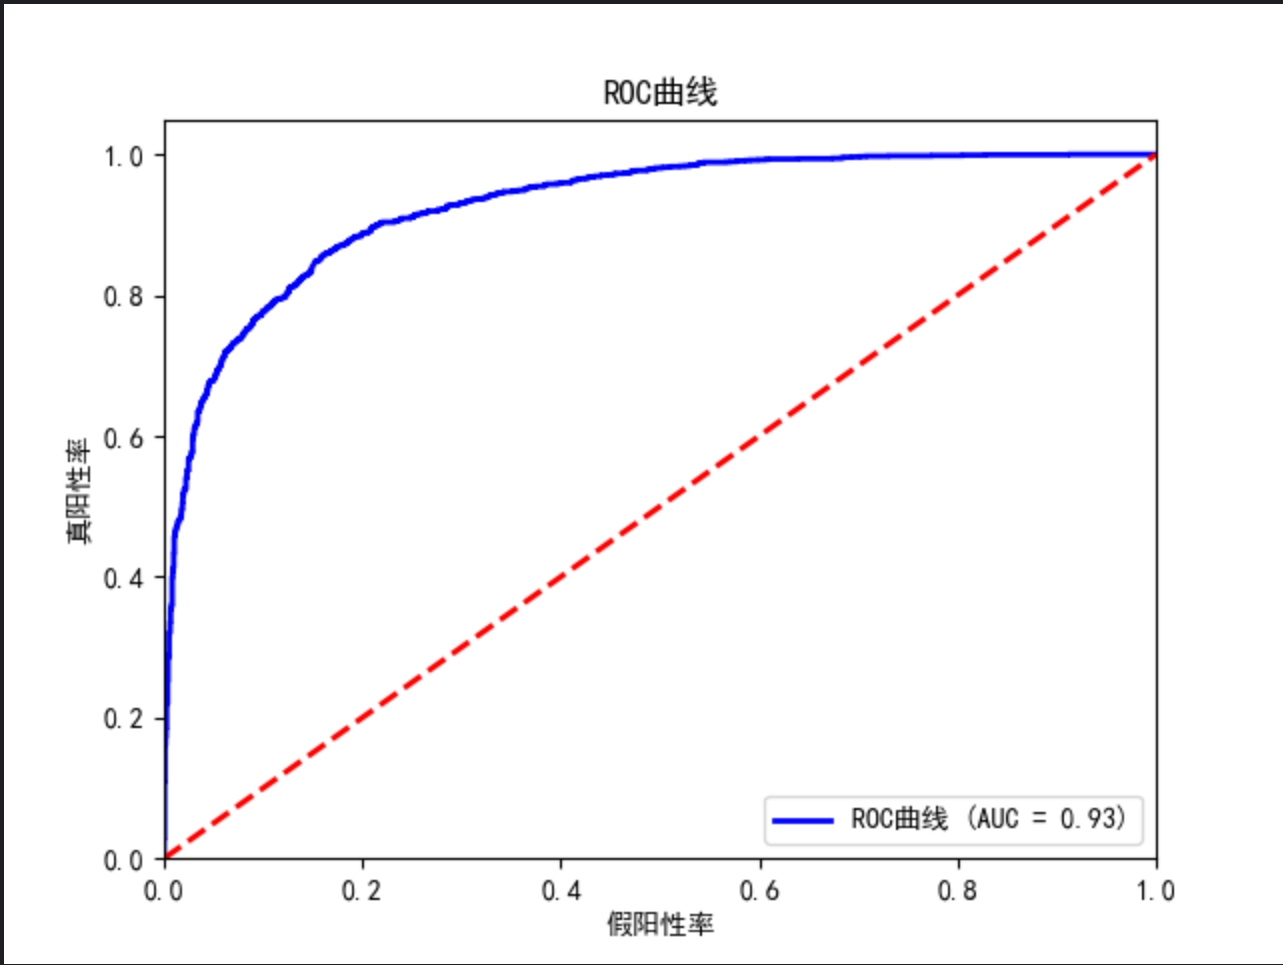

Generate this figure with Python:
import pandas as pd
from sklearn.model_selection import train_test_split, cross_val_score
from sklearn.svm import SVC
from sklearn.metrics import accuracy_score, roc_curve, auc
import matplotlib.pyplot as plt
import matplotlib as mpl

# 设置字体为SimHei（或其他已安装的中文字体）
mpl.rcParams['font.family'] = 'SimHei'  # 替换为你系统中可用的中文字体
mpl.rcParams['axes.unicode_minus'] = False  # 处理负号显示问题
# 读取数据，确保使用正确的函数
data = pd.read_excel('Train_PCA.xlsx')  # 使用 read_excel 读取 Excel 文件
# 分离特征和标签
X = data.iloc[:, 1:12]  # 特征
y = data.iloc[:, 13]     # 标签

# 划分数据集，80%用于训练，20%用于测试
X_train, X_test, y_train, y_test = train_test_split(X, y, test_size=0.7, random_state=10)

# 创建支持向量机分类器实例并训练模型
clf = SVC(probability=True, random_state=42)  # probability=True 允许我们获取预测概率
clf.fit(X_train, y_train)

# 对测试样本进行预测
y_test_pred = clf.predict(X_test)

# 计算准确率
accuracy = accuracy_score(y_test, y_test_pred)

# 计算ROC曲线和AUC值
fpr, tpr, thresholds = roc_curve(y_test, clf.predict_proba(X_test)[:, 1], pos_label=1)
roc_auc = auc(fpr, tpr)

# 输出结果
print(f'模型准确率: {accuracy:.2f}')
print("训练样本的原始标签向量:")
print(y_train.values)
print("模型对测试样本的标签计算结果:")
print(y_test_pred)
print(f'AUC值: {roc_auc:.2f}')

# 绘制ROC曲线
plt.figure()
plt.plot(fpr, tpr, color='blue', lw=2, label='ROC曲线 (AUC = {:.2f})'.format(roc_auc))
plt.plot([0, 1], [0, 1], color='red', lw=2, linestyle='--')
plt.xlim([0.0, 1.0])
plt.ylim([0.0, 1.05])
plt.xlabel('假阳性率')
plt.ylabel('真阳性率')
plt.title('ROC曲线')
plt.legend(loc='lower right')
plt.show()

# 保存预测结果到Excel文件
results_df = pd.DataFrame({
    '原始标签': y_test.values,
    '预测标签': y_test_pred
})

# 确保已经安装了openpyxl库
results_df.to_excel('train_result_SVM.xlsx', index=False, engine='openpyxl')


# 读取数据，确保使用正确的函数
data0 = pd.read_excel('Test_PCA.xlsx')  # 使用 read_excel 读取 Excel 文件

# 分离特征和标签
X0 = data0.iloc[:, 1:12]  # 特征
x0_test = data0.iloc[:, 0]

y0_test_pred = clf.predict(X0)
# 保存预测结果到Excel文件

results_df = pd.DataFrame({
    '原始标签': x0_test,
    '预测标签': y0_test_pred
})
results_df.to_excel('forecast_result_SVM.xlsx', index=False, engine='openpyxl')
